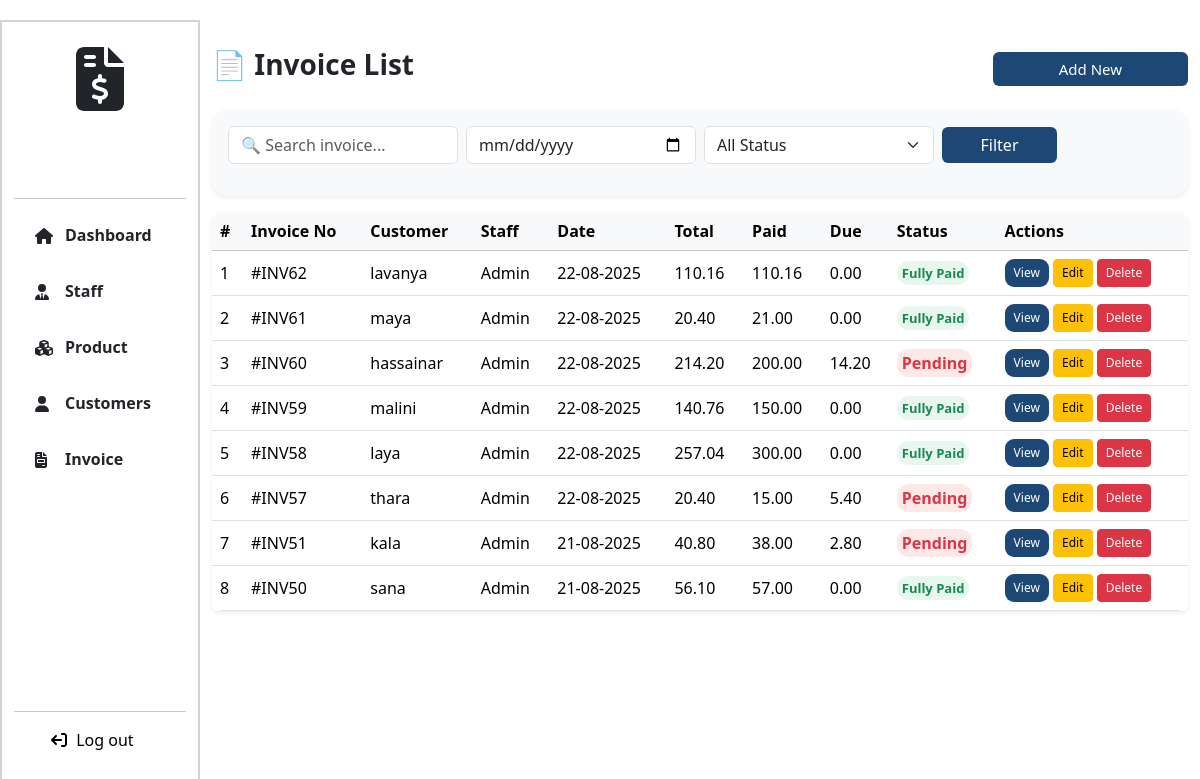
Page /invoices/ (signed in) on the committed database.
### Billing_App/models.py (models this page shows, shortened)
class Invoice(models.Model):
    customer = models.ForeignKey(Customer, on_delete=models.CASCADE)
    staff = models.ForeignKey(User, on_delete=models.CASCADE)
    date = models.DateTimeField(auto_now_add=True)
    gst_percentage = models.IntegerField(default=2)
    gst = models.DecimalField(max_digits=5, decimal_places=2, default=0.00)
    total = models.DecimalField(max_digits=15, decimal_places=2, default=0)
    grand_total = models.DecimalField(max_digits=15, default=0, decimal_places=2)
    amount_paid = models.DecimalField(max_digits=10, decimal_places=2, default=0.00)
    amount_due = models.DecimalField(max_digits=10, decimal_places=2, default=0.00)
    notes = models.TextField(blank=True, null=True)
    payment_method = models.CharField(
        max_length=50,
        choices=[
            ('cash', 'Cash'),
            ('card', 'Card'),
            ('upi', 'UPI'),
            ('bank_transfer', 'Bank Transfer'),
        ],
        default='cash'
    )

class Customer(models.Model):
    fullname = models.CharField(max_length=255)
    phone=models.IntegerField(unique=True)
    address = models.TextField()
    wallet = models.DecimalField(max_digits=10, decimal_places=2, default=Decimal('0.00'))
    credit_limit = models.DecimalField(max_digits=10, decimal_places=2, default=Decimal('1000.00'))

### Billing_App/views.py (the view)
# urls.py: path('invoices/', views.invoices, name='invoices'),
@login_required
def invoices(request):
    search = request.GET.get("search", "").strip()
    date_filter = request.GET.get("date", "").strip()
    status_filter = request.GET.get("status", "").strip()
    invoices = Invoice.objects.all()
    if search:
        invoices = invoices.filter(
            Q(customer__fullname__icontains=search) |
            Q(id__icontains=search) |
            Q(grand_total__icontains=search)
        )
    if date_filter:
        invoices = invoices.filter(date__date=date_filter)
    if status_filter == "paid":
        invoices = invoices.filter(amount_paid__gte=F('grand_total'))
    elif status_filter == "pending":
        invoices = invoices.filter(amount_paid__lt=F('grand_total'))
    invoices = invoices.order_by('-id')
    context = {
        "invoices": invoices,
        "search": search,
        "date": date_filter,
        "status": status_filter
    }
    return render(request, "invoices.html", context)

### templates/invoices.html (shortened to what this page needs)
{% extends 'navbar.html' %}
{% load static %}
{% block link %}
<link rel="stylesheet" href="https://cdn.jsdelivr.net/npm/bootstrap@5.3.2/dist/css/bootstrap.min.css">
<link rel="stylesheet" href="{% static 'css/invoice.css' %}">
{% endblock %}
{% block content %}
<div class="col-lg-10 col-md-9 col-sm-9 page-col">
    <div class="invoice-header">
        <h3 class="fw-bold">📄 Invoice List</h3>
        <a href="{% url 'create_invoice' %}?new=1" class="btn btn-primary" style="background-color:#1d4876;width:20%;font-size: 15px;border: none;">Add New</a>
    </div>
    <div class="card shadow-sm border-0 p-3 mb-3 search-card">
        <form method="get" action="{% url 'invoices' %}" class="row g-2 align-items-center">
            <div class="col-md-3">
                <input type="text" class="form-control" name="search" value="{{ request.GET.search }}" placeholder="🔍 Search invoice..." autocomplete="off">
            </div>
            <div class="col-md-3">
                <input type="date" name="date" class="form-control" value="{{ request.GET.date }}">
            </div>
            <div class="col-md-3">
                <select name="status" class="form-select">
                    <option value="">All Status</option>
                </select>
            </div>
            <div class="col-md-3 d-grid">
                <button type="submit" class="btn btn-primary" style="background-color:#1d4876;width:50%;border: none;">Filter</button>
            </div>
        </form>
    </div>
    {% if invoices %}
    <div class="card shadow-sm border-0">
        <div class="table-responsive">
            <table class="table table-hover align-middle mb-0">
                <thead class="table-light">
                    <tr>
                        <th>#</th>
                        <th>Invoice No</th>
                        <th>Customer</th>
                        <th>Staff</th>
                        <th>Date</th>
                        <th>Total</th>
                        <th>Paid</th>
                        <th>Due</th>
                        <th>Status</th>
                        <th>Actions</th>
                    </tr>
                </thead>
                <tbody>
                    {% for invoice in invoices %}
                    <tr>
                        <td>{{ forloop.counter }}</td>
                        <td>#INV{{ invoice.id }}</td>
                        <td>{{ invoice.customer.fullname }}</td>
                        <td>{% if not invoice.staff.first_name %}Admin{% else %}{{ invoice.staff.first_name }} {{ invoice.staff.last_name }}{% endif %}</td>
                        <td>{{ invoice.date|date:"d-m-Y" }}</td>
                        <td>{{ invoice.grand_total }}</td>
                        <td>{{ invoice.amount_paid }}</td>
                        <td>{{ invoice.amount_due }}</td>
                        <td>
                            {% if invoice.amount_paid >= invoice.grand_total %}
                                <span class="text-success fw-bold" style="font-size: 13px;">Fully Paid</span>
                            {% else %}
                                <span class="text-danger fw-bold">Pending</span>
                            {% endif %}
                        </td>
                        <td>
                            <a href="{% url 'invoice_view' invoice.id %}" class="btn btn-product btn-sm">View</a>
                            <a href="{% url 'edit_invoice' invoice.id %}" class="btn btn-warning btn-sm">Edit</a>
                            <form action="{% url 'delete_invoice' invoice.id %}" method="post" class="d-inline"
                                  onsubmit="return confirm('Are you sure you want to delete this invoice?');">
                                <button type="submit" class="btn btn-danger btn-sm">Delete</button>
                            </form>
                        </td>
                    </tr>
                    {% endfor %}
                </tbody>
            </table>
        </div>
    </div>
    {% else %}
    <div class="alert alert-warning text-center mt-4 rounded-pill shadow-sm">
        🚫 No Invoice Found!
    </div>
    {% endif %}
</div>
{% endblock %}

### static/css/index.css (style rules this page uses)
body { margin: 0px; padding: 0px; box-sizing: border-box; }

### static/css/style.css (style rules this page uses)
.table-responsive { width: 100%; overflow-x: auto; }
.row { height: 100vh; }
.page-col { background-color: white; margin-left: auto; }

### static/css/invoice.css (style rules this page uses)
.page-col { min-height: 100vh; }
.row { height: auto !important; }

### templates/invoices.html (style rules this page uses)
.page-col { padding-top: 48px; }
.invoice-header { display: flex; justify-content: space-between; align-items: center; margin-bottom: 20px; }
.search-card { background: #f8f9fa; border-radius: 15px; }
.table { border-radius: 10px; overflow: hidden; }
.table thead { background-color: #f1f3f5; }
.btn-product { background-color: #1d4876; color: #fff; border-radius: 9px; font-size: 14px; padding: 4px 12px; transition: 0.3s ease; }
.btn-sm { font-size: 12px; padding: 4px 8px; }
.text-success.fw-bold, .text-danger.fw-bold { padding: 3px 5px; border-radius: 12px; }
.text-success.fw-bold { background-color: #e8f7ee; }
.text-danger.fw-bold { background-color: #fde8e8; }

### rows in the picture
Invoice: id "62", customer.fullname "lavanya", shows "Admin", date "22-08-2025", grand_total "110.16", amount_paid "110.16", amount_due "0.00", shows "Fully Paid"
Invoice: id "61", customer.fullname "maya", shows "Admin", date "22-08-2025", grand_total "20.40", amount_paid "21.00", amount_due "0.00", shows "Fully Paid"
Invoice: id "60", customer.fullname "hassainar", shows "Admin", date "22-08-2025", grand_total "214.20", amount_paid "200.00", amount_due "14.20", shows "Pending"
Invoice: id "59", customer.fullname "malini", shows "Admin", date "22-08-2025", grand_total "140.76", amount_paid "150.00", amount_due "0.00", shows "Fully Paid"
Invoice: id "58", customer.fullname "laya", shows "Admin", date "22-08-2025", grand_total "257.04", amount_paid "300.00", amount_due "0.00", shows "Fully Paid"
Invoice: id "57", customer.fullname "thara", shows "Admin", date "22-08-2025", grand_total "20.40", amount_paid "15.00", amount_due "5.40", shows "Pending"
Invoice: id "51", customer.fullname "kala", shows "Admin", date "21-08-2025", grand_total "40.80", amount_paid "38.00", amount_due "2.80", shows "Pending"
Invoice: id "50", customer.fullname "sana", shows "Admin", date "21-08-2025", grand_total "56.10", amount_paid "57.00", amount_due "0.00", shows "Fully Paid"
